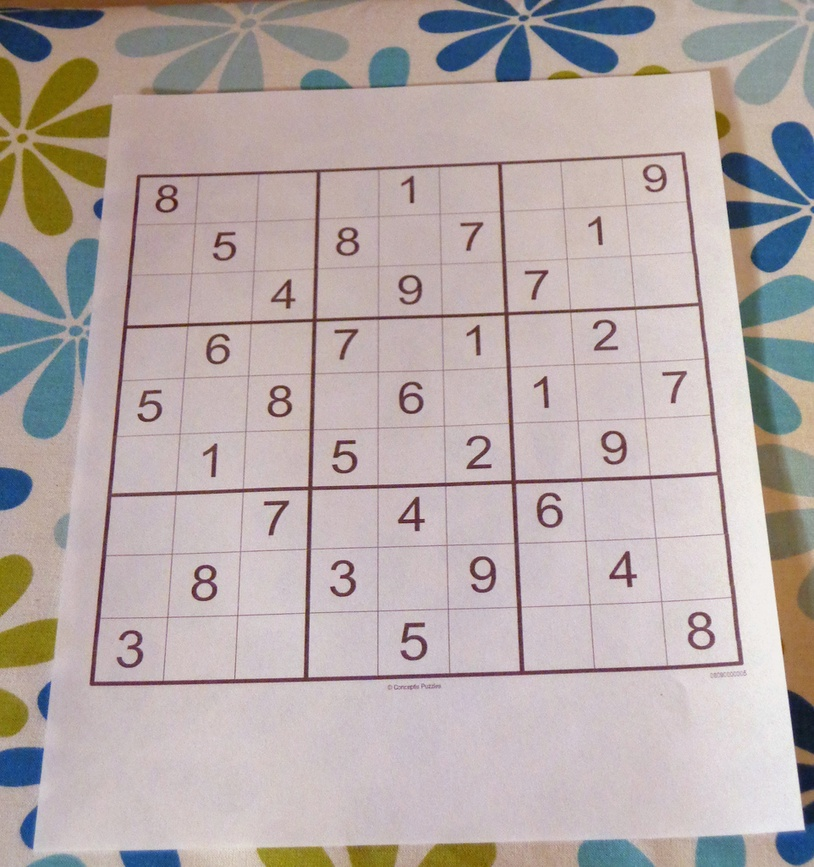
#> input picture DATA/sudoku.jpg, 814 x 867 px, shrunk from 962 x 1024 before the run, found by its file name
$ jupyter execute lecture6.ipynb   (shell and % lines are left out)   (older library calls are emulated)
#> lines starting #> are read from the running program, lines starting #| are printed output that depends on the picture; after the words box and inside, x2 and y2 are one past the last pixel; in counts of white or black regions, pixels touching at a corner belong together
[cell 1]
#SUBJECT:GRADIENTS

[cell 2]
import cv2
import numpy as np
import matplotlib.pyplot as plt

[cell 3]
def display_img(img):
    fig=plt.figure(figsize=(12,10))
    ax=fig.add_subplot(111)
    ax.imshow(img,cmap='gray')

[cell 4]
img=cv2.imread(r'D:\My Projects\CV_w_opencv_a_deepl\Computer-Vision-with-Python\DATA\sudoku.jpg',0)
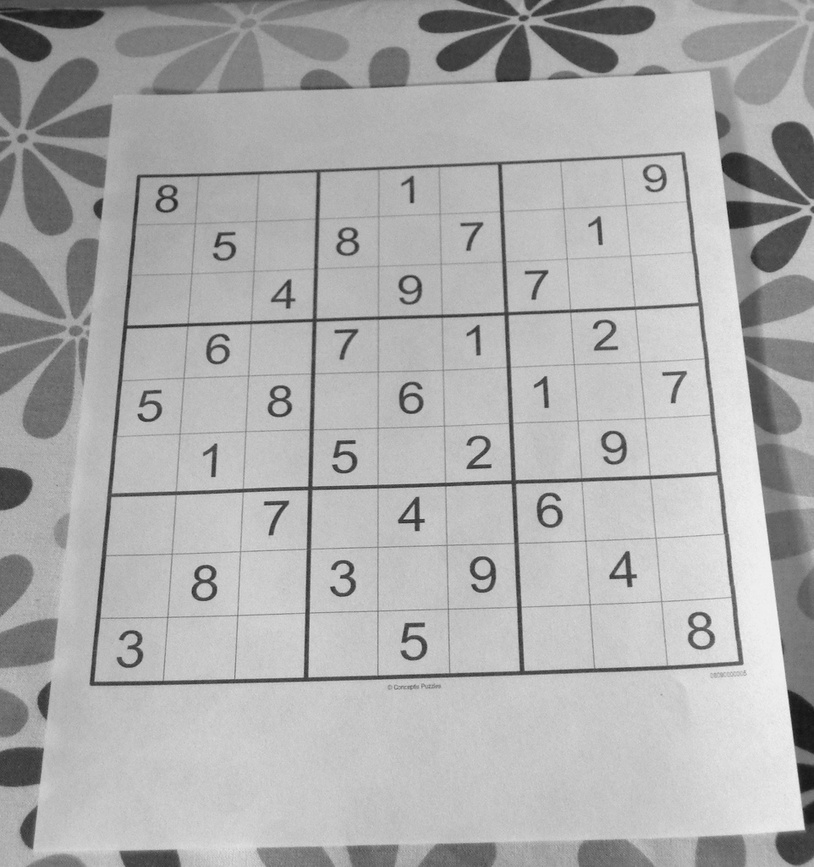
#> img: shape (867, 814); min 19, max 246, mean 172.7

[cell 5]
display_img(img)

[cell 6]
sobelx=cv2.Sobel(img,cv2.CV_64F,1,0,ksize=5)
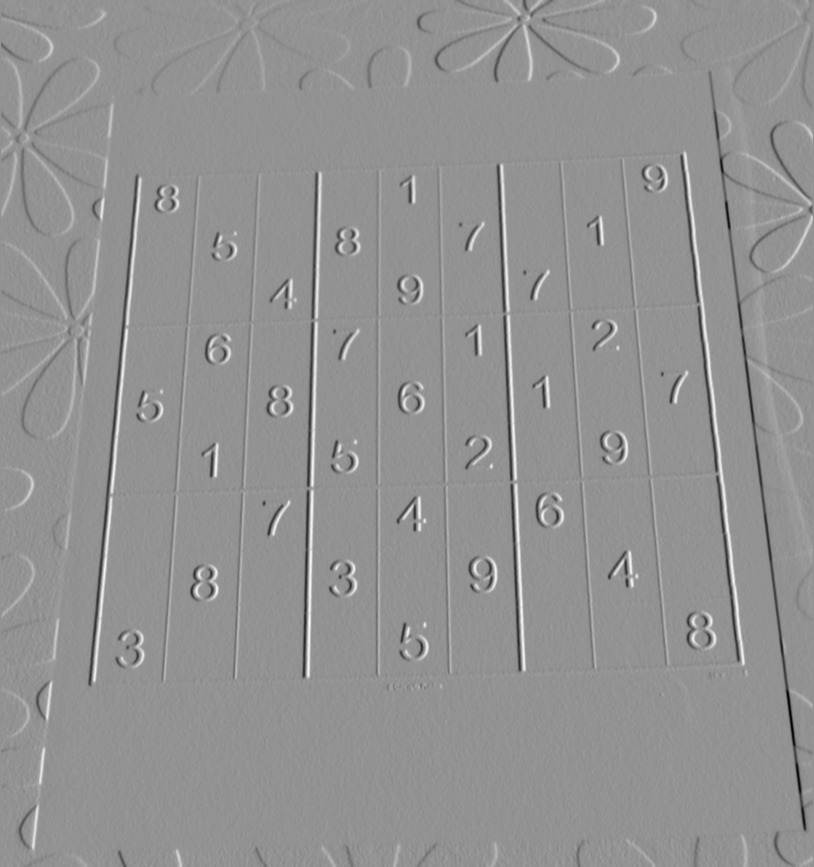
#> sobelx: shape (867, 814) float64; min -9131, max 6741, mean 1; drawn with min black and max white

[cell 7]
display_img(sobelx)

[cell 8]
sobely=cv2.Sobel(img,cv2.CV_64F,0,1,ksize=5)

[cell 9]
display_img(sobely)

[cell 10]
laplacian=cv2.Laplacian(img,cv2.CV_64F)
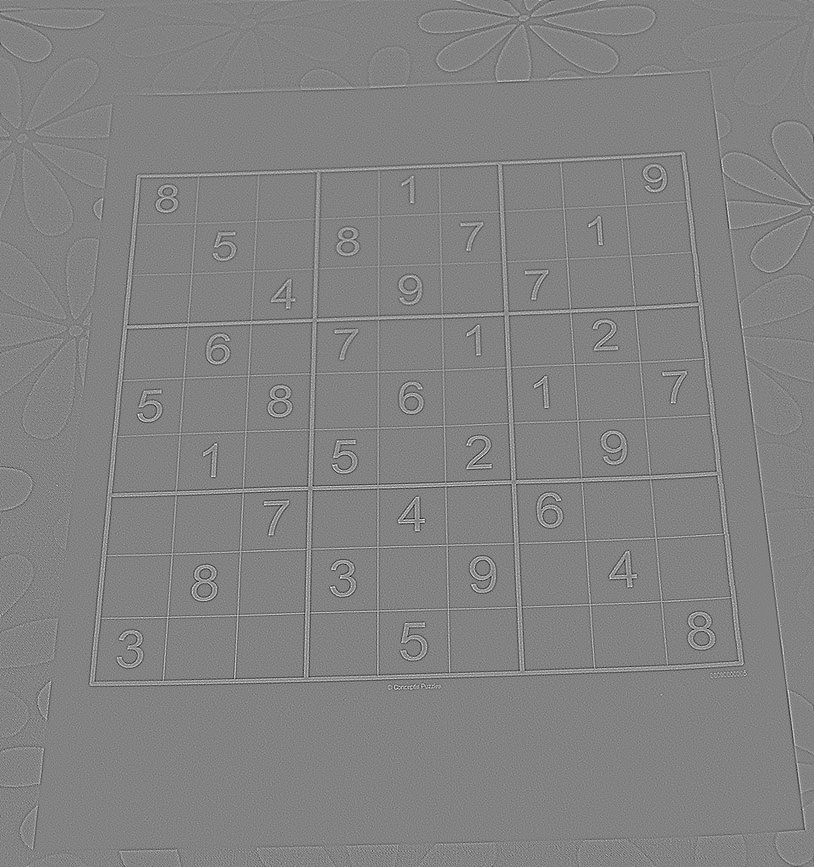
#> laplacian: shape (867, 814) float64; min -197, max 187, mean 0; drawn with min black and max white

[cell 11]
display_img(laplacian)

[cell 12]
blended=cv2.addWeighted(src1=sobelx,alpha=0.5,src2=sobely,beta=0.5,gamma=0)
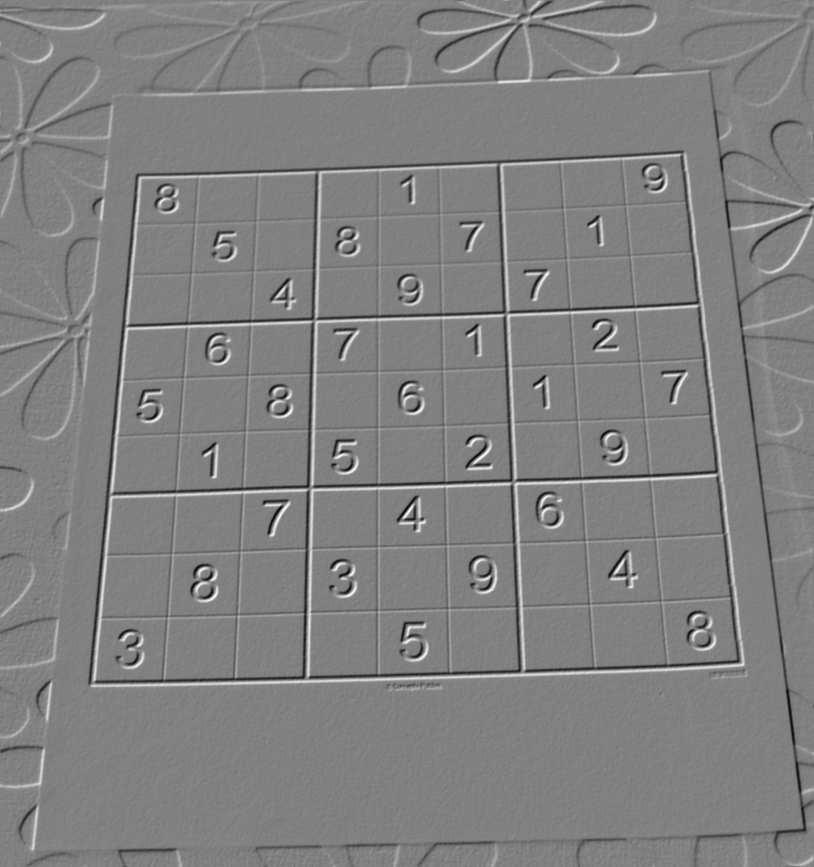
#> blended: shape (867, 814) float64; min -4423, max 4334, mean 2.5; drawn with min black and max white

[cell 13]
display_img(blended)

[cell 14]
ret,th1=cv2.threshold(img,100,255,cv2.THRESH_BINARY)
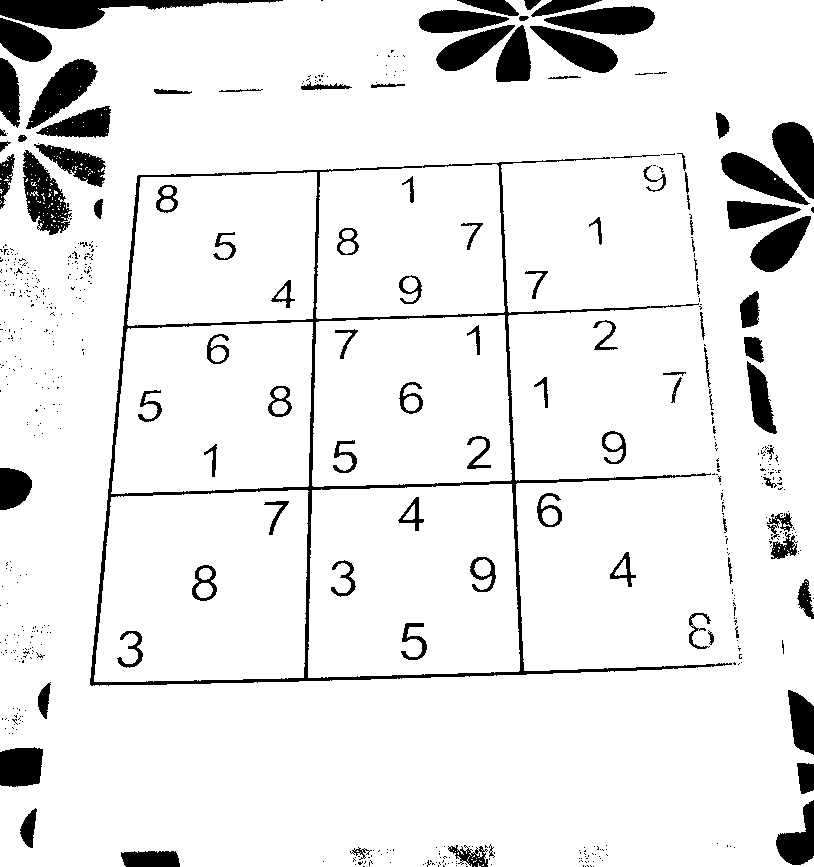
#> th1: shape (867, 814); 91.1% white; 601 black regions (501 under 20 px), largest, box (x1, y1, x2, y2) and area: (90, 157, 732, 686) 11112, (0, 0, 283, 29) 3417, (26, 59, 98, 129) 2199

[cell 15]
display_img(th1)

[cell 16]
kernel=np.ones((4,4),np.uint8)

[cell 17]
gradient=cv2.morphologyEx(blended,cv2.MORPH_GRADIENT,kernel)
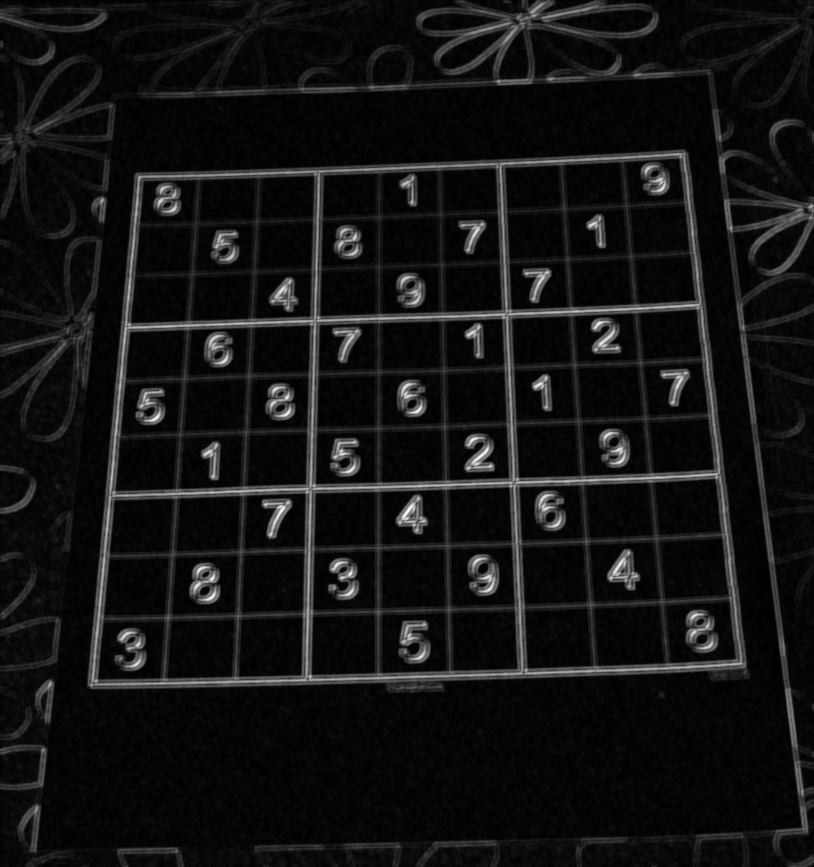
#> gradient: shape (867, 814) float64; min 26, max 8526, mean 672.1; drawn with min black and max white
